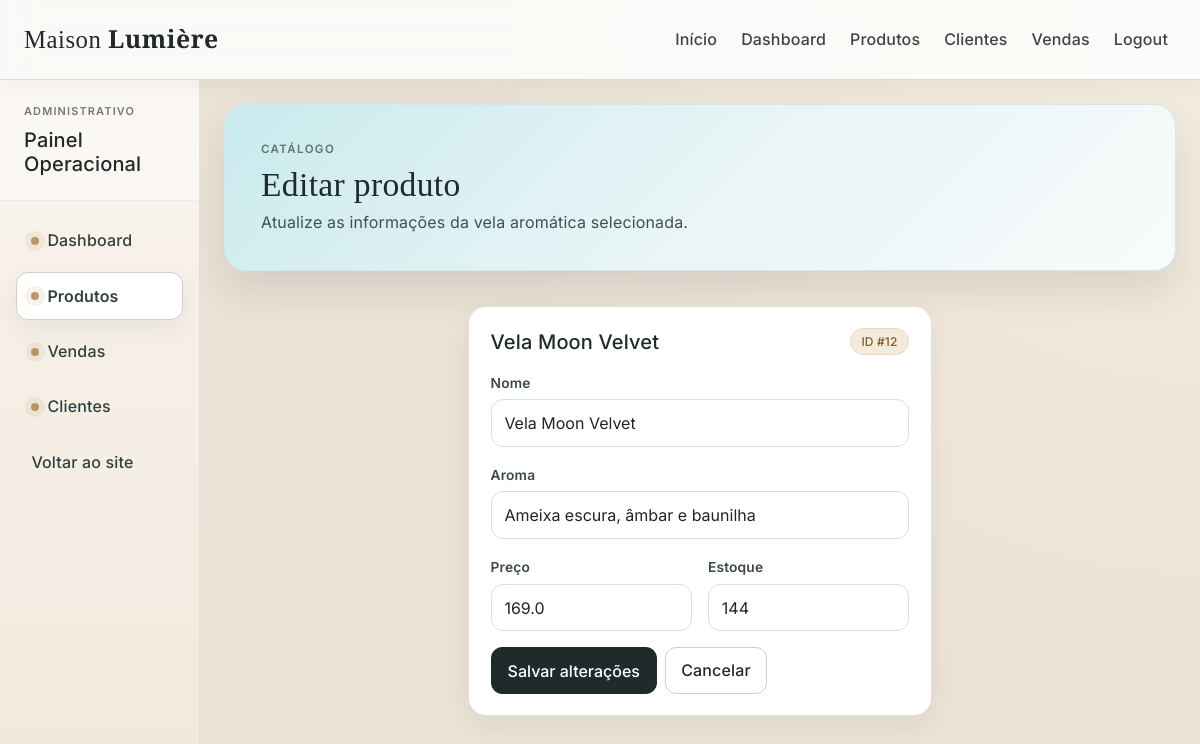
Before: /editar/12 (signed in) with the older database file.
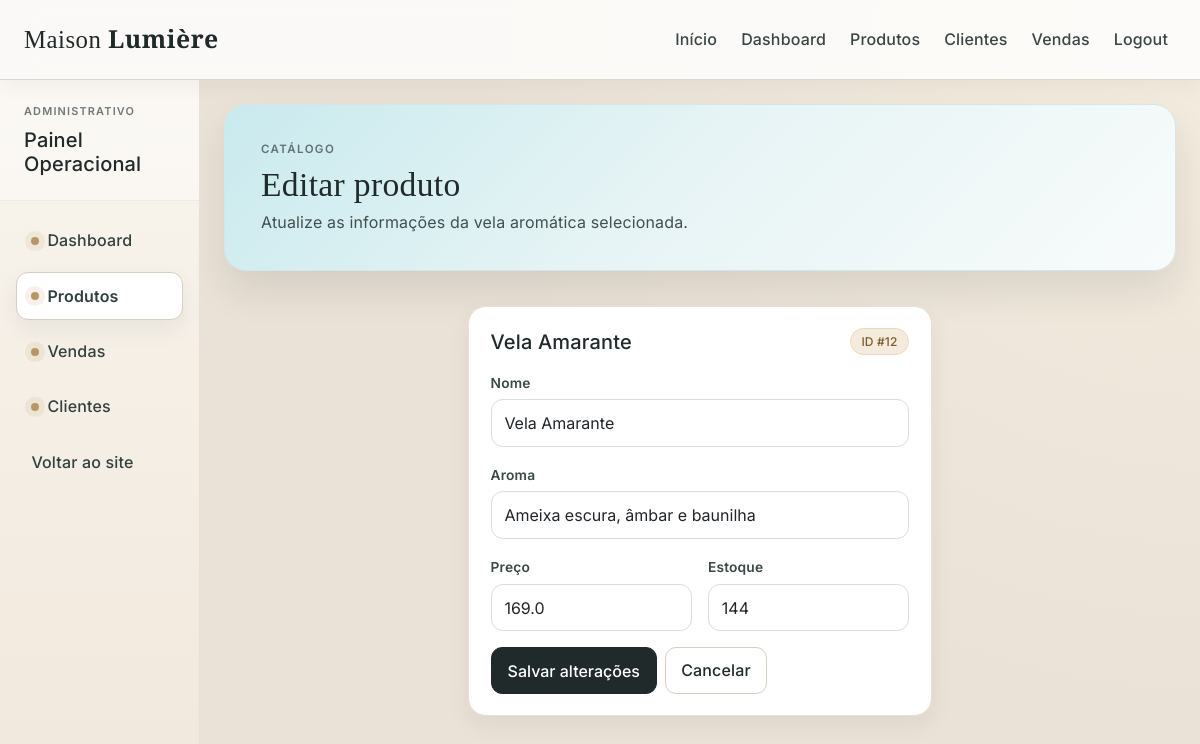
After: the same page with the newer database file.
### tables this page shows
CREATE TABLE produto (
  id INTEGER PRIMARY KEY AUTOINCREMENT,
  nome TEXT,
  aroma TEXT,
  preco REAL,
  estoque INTEGER,
  descricao TEXT
);

### app.py (the view, shortened to what this page needs)
@app.route('/editar/<int:id>', methods=['GET', 'POST'])
@login_required
def editar(id):
    produto = obter_produto_por_id(id)
    if not produto:
        flash("Produto nao encontrado.", "warning")
        return redirect(url_for("produtos"))
    return render_template("produto_editar.html", produto=produto)

### app.py (called while the page is built)
def conectar():
    conn = sqlite3.connect("loja_velas.db")
    conn.row_factory = sqlite3.Row
    return conn

@login_manager.user_loader
def carregar_usuario(user_id):
    conn = conectar()
    cursor = conn.cursor()
    cursor.execute("SELECT id, nome, email FROM usuario WHERE id = ?", (user_id,))
    registro = cursor.fetchone()
    conn.close()
    if registro:
        return Usuario(registro["id"], registro["nome"], registro["email"])
    return None

def obter_produto_por_id(produto_id):
    conn = conectar()
    cursor = conn.cursor()
    cursor.execute("SELECT * FROM produto WHERE id = ?", (produto_id,))
    registro = cursor.fetchone()
    conn.close()
    return registro

### templates/produto_editar.html (shortened to what this page needs)
{% extends 'layout/base.html' %}
{% block hero %}
<div class="hero-card">
  <p class="hero-kicker mb-2">Catálogo</p>
  <h1 class="hero-title mb-2">Editar produto</h1>
  <p class="hero-subtitle mb-0">Atualize as informações da vela aromática selecionada.</p>
</div>
{% endblock %}
{% block content %}
<div class="row justify-content-center">
  <div class="col-12 col-xl-6">
    <article class="surface-card">
      <div class="d-flex align-items-center justify-content-between mb-3">
        <h2 class="h5 mb-0">{{ produto['nome'] }}</h2>
        <span class="badge maison-badge-soft">ID #{{ produto['id'] }}</span>
      </div>
      <form action="/editar/{{ produto['id'] }}" method="POST" class="row g-3">
        <div class="col-12">
          <label class="form-label">Nome</label>
          <input class="form-control" name="nome" value="{{ produto['nome'] }}" required minlength="2">
        </div>
        <div class="col-12">
          <label class="form-label">Aroma</label>
          <input class="form-control" name="aroma" value="{{ produto['aroma'] }}" required minlength="2">
        </div>
        <div class="col-6">
          <label class="form-label">Preço</label>
          <input class="form-control" name="preco" value="{{ produto['preco'] }}" required>
        </div>
        <div class="col-6">
          <label class="form-label">Estoque</label>
          <input class="form-control" name="estoque" value="{{ produto['estoque'] }}" required>
        </div>
        <div class="col-12 d-flex gap-2 flex-wrap">
          <button type="submit" class="btn btn-maison">Salvar alterações</button>
          <a href="/produtos" class="btn btn-maison-ghost">Cancelar</a>
        </div>
      </form>
    </article>
  </div>
</div>
{% endblock %}

Changed rows visible on the page:
changed produto "Ameixa escura, âmbar e baunilha": nome "Vela Moon Velvet" → "Vela Amarante"
